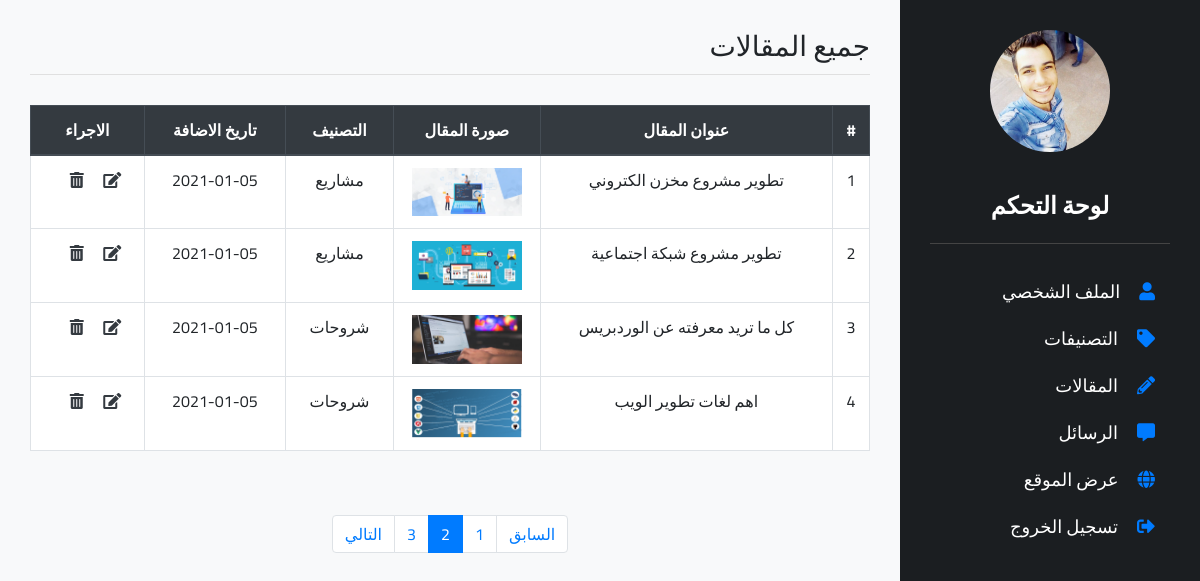
Page /dashboard/posts.php?page=2 (signed in) on the earlier database version.
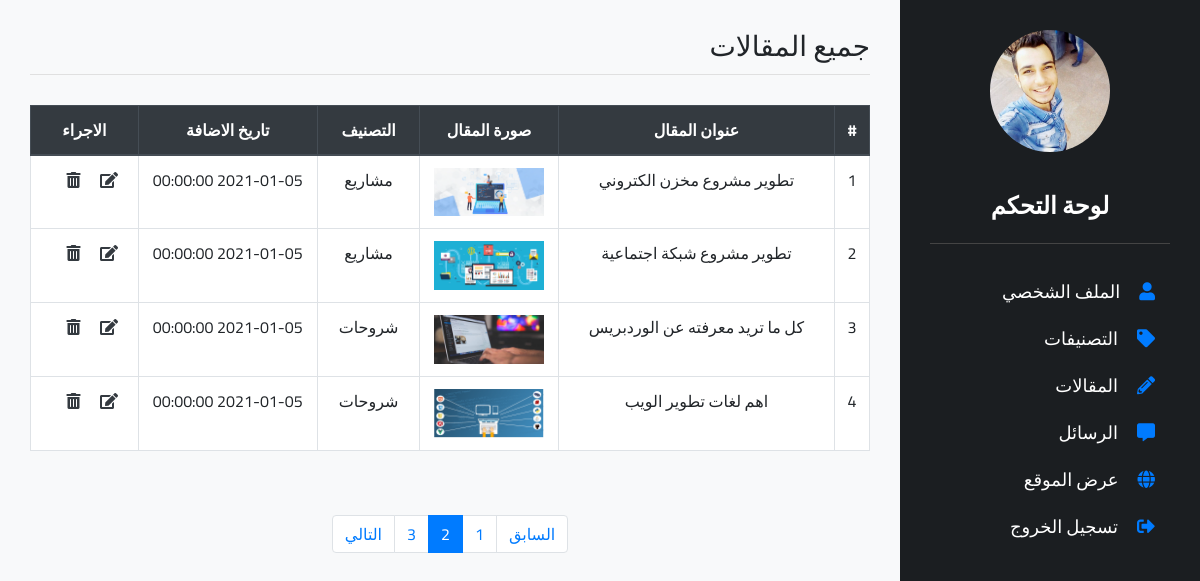
Same page on the later database version.
### tables this page shows
CREATE TABLE `posts` (
  `post_id` int(11) NOT NULL,
  `post_title` varchar(100) NOT NULL,
  `post_category` varchar(100) NOT NULL,
  `post_content` varchar(5000) NOT NULL,
  `post_picture` varchar(100) NOT NULL,
  `post_date` DATETIME NOT NULL DEFAULT current_timestamp()
);

### dashboard/posts.php (the view, shortened to what this page needs)
<?php
include 'include/connection.php';
include 'include/header.php';
?>
<div class="content">
  <div class="container-fluid">
    <div class="row">
      <?php
      include 'include/sidebar.php';
      ?>
      <div class="col-lg-9 menu-content all-posts">
        <h3>جميع المقالات</h3>
        <div class="table-responsive">
          <table class="table table-bordered table-hover">
            <thead class="thead-dark">
              <tr>
                <th>#</th>
                <th>عنوان المقال</th>
                <th>صورة المقال</th>
                <th>التصنيف</th>
                <th>تاريخ الاضافة</th>
                <th>الاجراء</th>
              </tr>
            </thead>
            <tbody>
              <?php
              isset($_GET['page']) ? $page = $_GET['page'] : $page = 1;
              $categoryVirtualID = 0;
              $limit = 4;
              $start = ($page - 1) * $limit;
              $stmt = $db->query('SELECT * FROM posts');
              $totalPages = ceil($stmt->rowCount() / $limit);
              $stmt = $db->query('SELECT * FROM posts ORDER BY post_id DESC LIMIT ' . $start . ', ' . $limit);
              while($row = $stmt->fetch()) {
                ?>
                <tr>
                  <td><?php echo $categoryVirtualID += 1; ?></td>
                  <td><?php echo $row['post_title']; ?></td>
                  <td><img class="img-fluid" src="../images/posts/<?php echo $row['post_picture']; ?>" alt="Post Image">
                  </td>
                  <td><?php echo $row['post_category']; ?></td>
                  <td><?php echo $row['post_date']; ?></td>
                  <td>
                    <a href="edit-post.php?id=<?php echo $row['post_id']; ?>" class="text-dark">
                      <i class="fas fa-edit"></i>
                    </a>
                    <a href="?id=<?php echo $row['post_id']; ?>" class="text-dark delete-btn">
                      <i class="mr-3 fas fa-trash-alt"></i>
                    </a>
                  </td>
                </tr>
                <?php
              }
              ?>
            </tbody>
          </table>
        </div>
        <ul class="pagination d-flex justify-content-center mt-5">
          <li class="page-item <?php if($page - 1 == 0) echo 'disabled'; ?>">
            <a class="page-link" href="?page=<?php echo $page - 1; ?>">السابق</a>
          </li>
          <?php
          for($i = 1; $i <= $totalPages; $i++) {
            ?>
            <li class="page-item <?php if($page == $i) echo 'active'; ?>">
              <a class="page-link" href="?page=<?php echo $i; ?>"><?php echo $i; ?></a>
            </li>
            <?php
          }
          ?>
          <li class="page-item <?php if($page + 1 > $totalPages) echo 'disabled'; ?>">
            <a class="page-link" href="?page=<?php echo $page + 1; ?>">التالي</a>
          </li>
        </ul>
      </div>
    </div>
  </div>
</div>
<?php
include 'include/footer.php';
?>

Differences in the rows shown:
changed posts "تطوير مشروع مخزن الكتروني": post_date "2021-01-05" → "2021-01-05 00:00:00"
changed posts "تطوير مشروع شبكة اجتماعية": post_date "2021-01-05" → "2021-01-05 00:00:00"
changed posts "كل ما تريد معرفته عن الوردبريس": post_date "2021-01-05" → "2021-01-05 00:00:00"
changed posts "اهم لغات تطوير الويب": post_date "2021-01-05" → "2021-01-05 00:00:00"
